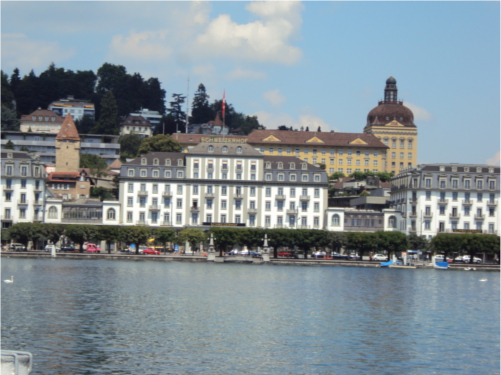
#> input picture Orignal Images/pier1.jpg, 501 x 375 px
$ python surf_bf.py '../Orignal Images/pier1.jpg' '../Orignal Images/pier2.jpg'
#> lines starting #> are read from the running program, lines starting #| are printed output that depends on the picture
#!/usr/bin/python

import sys
import cv2
import numpy as np
import matplotlib.pyplot as plt
import imageio
import imutils
import time

cv2.ocl.setUseOpenCL(False)
imgA =str(sys.argv[1])
imgB =str(sys.argv[2])

img1=imageio.imread(imgA)
#> img1 is the input picture: shape (375, 501, 3); mean R, G, B 130.7, 143, 149.6
img2=imageio.imread(imgB)
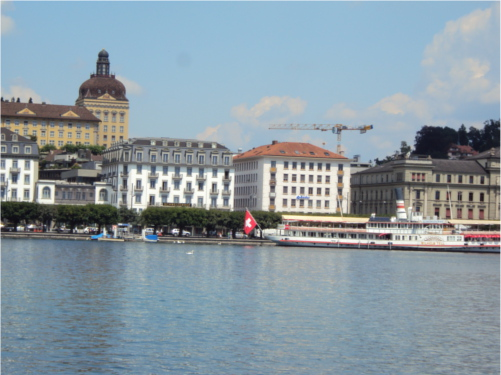
#> input picture Orignal Images/pier2.jpg, 501 x 375 px
#> img2 is the input picture: shape (375, 501, 3); mean R, G, B 137.6, 152.9, 162.2
# Read images and converting them to gray scale images for computation
img2_gray=cv2.cvtColor(img2, cv2.COLOR_RGB2GRAY)
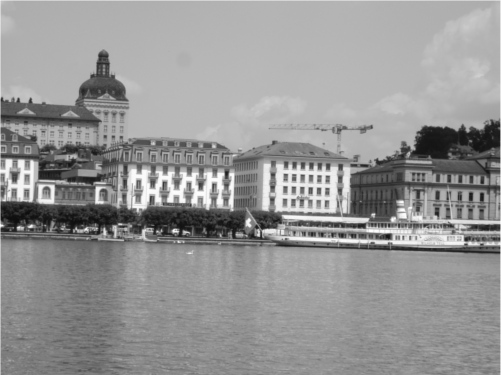
#> img2_gray: shape (375, 501); min 12, max 254, mean 149.4
img1_gray=cv2.cvtColor(img1, cv2.COLOR_RGB2GRAY)
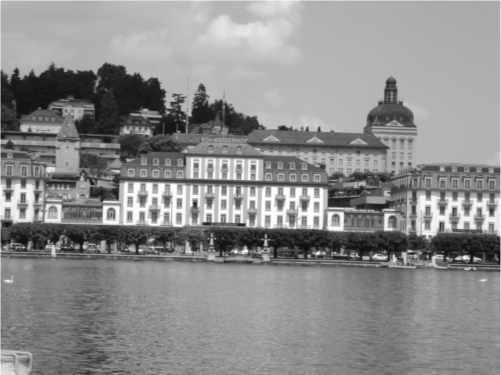
#> img1_gray: shape (375, 501); min 14, max 255, mean 140.1

# arbitary variables for sizing and plotting graphs
ROW=1
COL=2
font_=15

# Plotting graphs 1 X 2 subplot formating
fig, (A1, A2)=plt.subplots(nrows=ROW, ncols=COL,figsize=(20,8))
A1.imshow(img2, cmap="gray")
A1.set_xlabel("First Image", fontsize=font_)
A2.imshow(img1, cmap="gray")
A2.set_xlabel("Second Image",fontsize=15)
#saving the file to another file for displaying purposes
plt.savefig("surf_knn:_original_images_1_and_2.jpg")
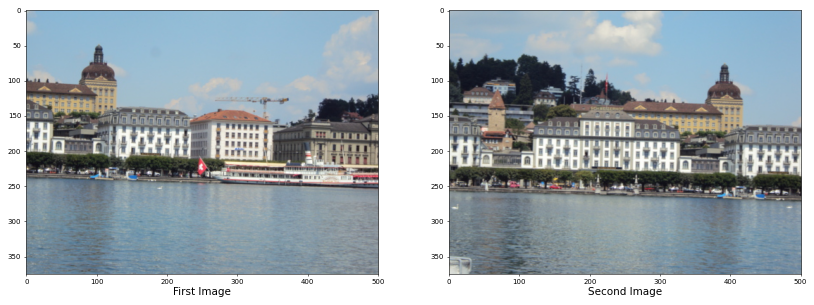
#> figure drawn by matplotlib, 2 panels
plt.show()

#creating an surf object, followed by detecting and extracting relevant features from our given images
#  (keypointsA, featuresA) contains these these features

t_surf_knn = time.time()
#> (the run stopped early here; a loop or call above may not have finished)
